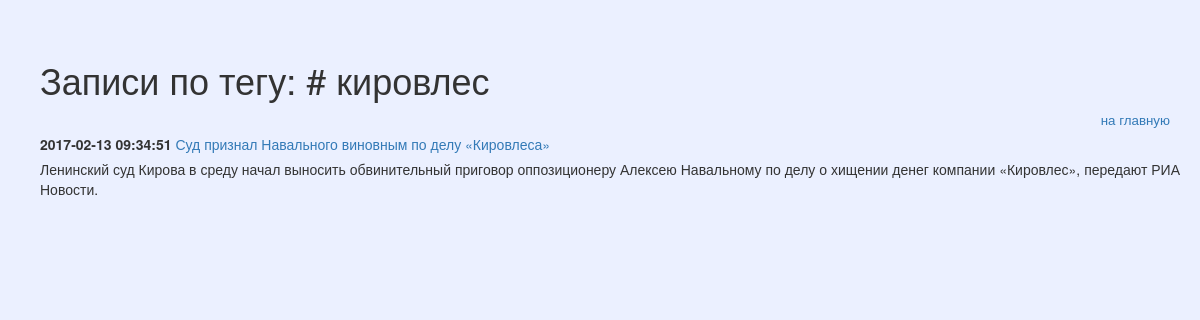
The app's page /include/posttotag.php?tag= кировлес with its own data.
### tables this page shows
CREATE TABLE `post` (
  `post_id` bigint(20) UNSIGNED NOT NULL,
  `post_title` varchar(255) DEFAULT NULL,
  `post_min_text` text,
  `post_text` text,
  `post_create_datetime` timestamp NULL DEFAULT NULL,
  `post_update_datetime` timestamp NOT NULL DEFAULT CURRENT_TIMESTAMP ON UPDATE CURRENT_TIMESTAMP
);

### include/db.php (called while the page is built, shortened)
<?php
try {
    $link = new PDO('mysql:host=localhost;dbname=blog', 'stud', 'password');
} catch (PDOException $e) {
    print "Error!: " . $e->getMessage() . "<br/>";
    die();
}
if($_GET['tag']) {
    $gettag = $_GET['tag'];
    $select_post_tag = $link ->query("SELECT tag_id FROM tag WHERE tag_title = '$gettag'");
    if (!$select_post_tag) {
        echo "PDO::errorInfo():";
        print_r($link->errorInfo());
    } else $insert_tag_id = $select_post_tag->fetchAll();
    $tag_id_for_post = $insert_tag_id[0][0];
    $select_posts_for_tag = $link ->query("SELECT post.* from post LEFT JOIN post_to_tag USING (post_id) WHERE post_to_tag.tag_id = '$tag_id_for_post' ORDER BY post.post_create_datetime DESC");
    $result_posts_for_tag = $select_posts_for_tag ->fetchAll(PDO::FETCH_ASSOC);
}

### include/posttotag.php (the view, shortened to what this page needs)
<?php
require_once 'db.php';
?>
<!DOCTYPE html>
<html lang="ru">
	<head>
		<link rel="stylesheet" href="../css/bootstrap.css">
		<link rel="stylesheet" href="../css/styless.css">
	</head>
	<body>
		<div id="wrapper">
			<h1>Записи по тегу: <?="#".$_GET['tag']; ?></h1>
			<p class="nav">
				<a href="../index.php">на главную</a>
			</p>
            <?php for($i=0;$i<count($result_posts_for_tag);$i++):?>
			<div class="note">
				<p>
					<span class="date"><?=$result_posts_for_tag[$i]['post_create_datetime'];?></span>
					<a href="../include/note.php?id=<?=$result_posts_for_tag[$i]['post_id']?>"><?=$result_posts_for_tag[$i]['post_title'];?></a>
				</p>
				<p>
					<?=$result_posts_for_tag[$i]['post_min_text'];?>
				</p>
			</div>
            <?php endfor;
            ?>
		</div>
	</body>
</html>

### css/styless.css (style rules this page uses)
body { background-color: #EBF0FF; }
#wrapper { margin-top: 20px; padding: 20px; text-align: justify; margin-left: 20px; }
#wrapper > div { margin-bottom: 15px; }
#wrapper p { margin-bottom: 5px; }
.date { font-weight: bold; }
.nav { text-align: right; padding-right: 10px; font-size: 10pt; }

### records on screen
post: post_create_datetime "2017-02-13 09:34:51", post_title "Суд признал Навального виновным по делу «Кировлеса»", post_min_text "Ленинский суд Кирова в среду начал выносить обвинительный приговор оппозиционеру Алексею Навальному по делу о хищении денег компании «Кировлес», передают РИА Новости."

### other values on screen
$_GET['tag'] "кировлес"
